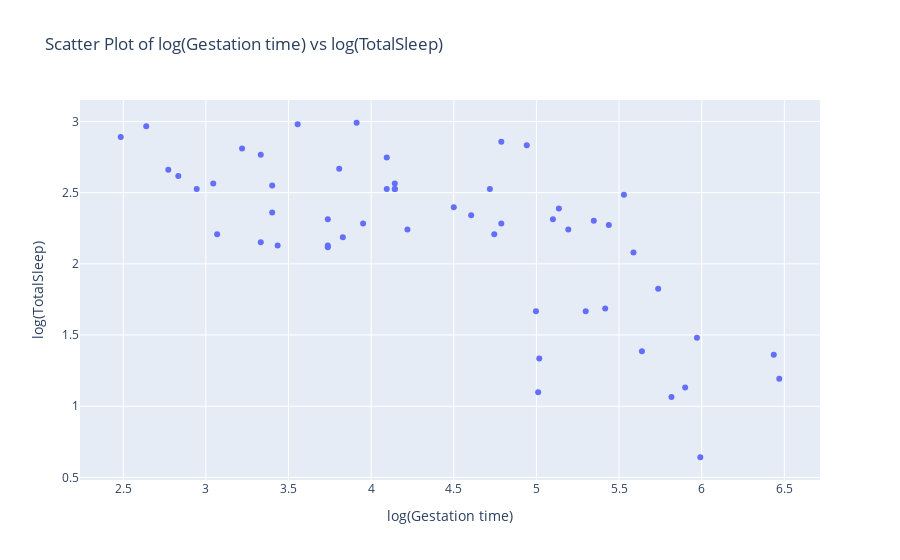

Notebook code cell kept with this figure:
### Code cell
# Create a scatter Gestation vs. TotalSleep
fig = px.scatter(x=np.log(df['Gestation']), y=np.log(df['TotalSleep']), 
                 title='Scatter Plot of log(Gestation time) vs log(TotalSleep)',
                 labels={'x': 'log(Gestation time)', 'y': 'log(TotalSleep)'})
fig.show()

### Figure 1 — Plotly figure (JSON) as saved in the notebook; plotly's stock layout.template omitted (floating-point values rounded to 4 significant figures)
{"data": [{"hovertemplate": "log(Gestation time)=%{x}<br>log(TotalSleep)=%{y}<extra></extra>", "legendgroup": "", "marker": {"color": "#636efa", "symbol": "circle"}, "mode": "markers", "name": "", "orientation": "v", "showlegend": false, "type": "scatter", "x": [6.469, 3.738, null, 4.094, 3.219, 6.436, 5.193, 3.555, null, 5.971, null, null, 5.438, 4.718, null, null, 5.638, null, null, null, null, 4.143, 5.9, null, 3.738, 3.738, 4.787, null, null, 5.991, 4.997, 2.773, 3.332, 5.529, null, 5.737, 4.143, null, 4.22, 5.817, 2.944, 5.587, 4.605, 3.045, 3.068, null, 3.912, 4.787, 5.1, 3.401, null, null, 3.807, 3.401, 2.485, null, null, 4.942, 5.136, 2.833, 4.745, null, null, null, 3.434, 4.143, 3.951, 5.416, 5.011, null, 5.017, 3.332, 4.5, null, null, 4.094, null, null, null, null, 5.298, 3.829, 5.347, null, null, 2.639, null], "xaxis": "x", "y": [1.194, 2.116, 2.163, 2.526, 2.809, 1.361, 2.241, 2.981, 1.649, 1.482, 1.253, 2.493, 2.272, 2.526, 1.723, 2.425, 1.386, 2.442, 2.041, 2.332, 2.313, 2.526, 1.131, 2.76, 2.128, 2.313, 2.282, 1.841, 2.896, 0.6419, 1.668, 2.66, 2.766, 2.485, 1.841, 1.825, 2.565, 2.701, 2.241, 1.065, 2.526, 2.079, 2.342, 2.565, 2.208, 2.603, 2.991, 2.856, 2.313, 2.361, 2.653, 2.251, 2.667, 2.549, 2.89, 2.163, 2.674, 2.833, 2.389, 2.617, 2.208, 0.9933, 2.407, 2.398, 2.128, 2.526, 2.282, 1.686, 1.099, 2.681, 1.335, 2.152, 2.398, 2.262, 2.332, 2.747, 2.965, 2.625, 2.667, 2.76, 1.668, 2.186, 2.303, 1.946, 2.549, 2.965, 2.701], "yaxis": "y"}], "layout": {"autosize": true, "legend": {"tracegroupgap": 0}, "title": {"text": "Scatter Plot of log(Gestation time) vs log(TotalSleep)"}, "xaxis": {"anchor": "y", "autorange": true, "domain": [0, 1], "range": [2.244, 6.71], "title": {"text": "log(Gestation time)"}, "type": "linear"}, "yaxis": {"anchor": "x", "autorange": true, "domain": [0, 1], "range": [0.448, 3.185], "title": {"text": "log(TotalSleep)"}, "type": "linear"}}}
